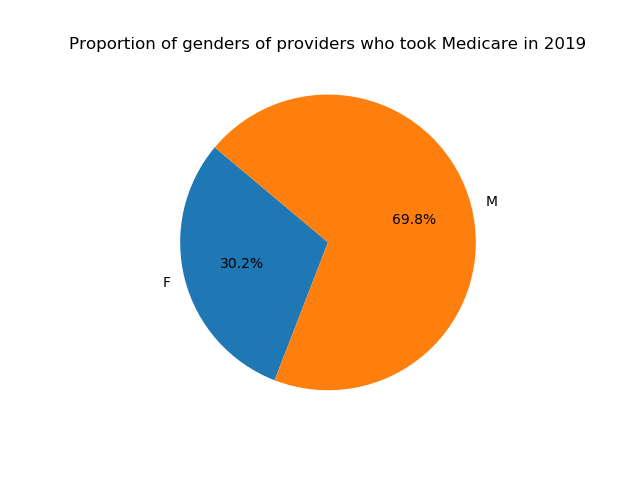

Write the Python code that produced this figure.
'''
Visualizing the proportion of gender that take Medicare
'''
 
import matplotlib.pyplot as plt
import pandas as pd
 
df = pd.read_csv('gender_take_medicare.csv')
 
x = list(df.iloc[:, 0])
y = list(df.iloc[:, 1])
 
colors = ["#1f77b4", "#ff7f0e"]
explode = tuple([0]*len(x))
plt.pie(y, labels=x, explode=explode, colors=colors,
autopct='%1.1f%%', shadow=False, startangle=140)
plt.title("Proportion of genders of providers who took Medicare in 2019")
 
plt.show()
